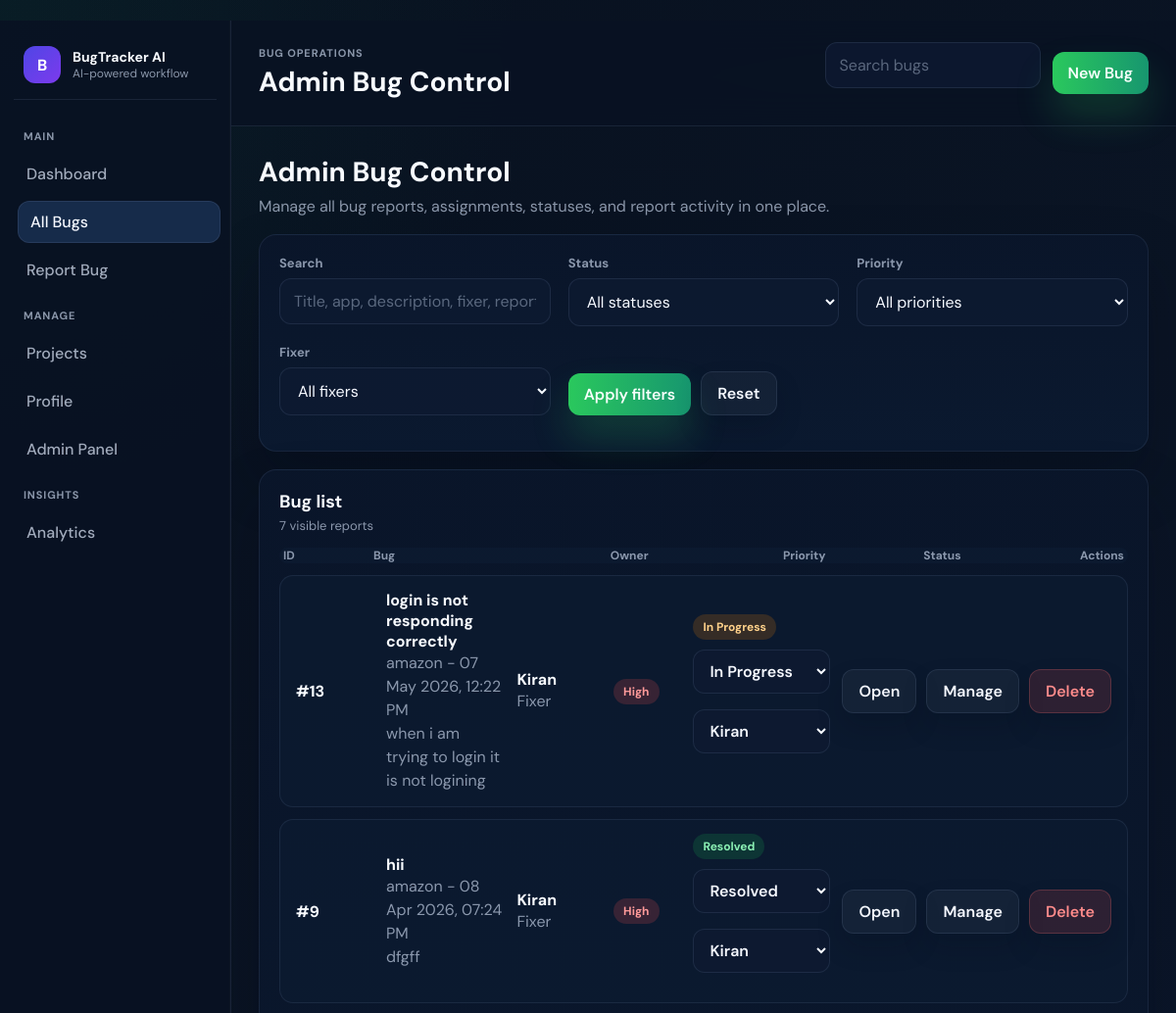
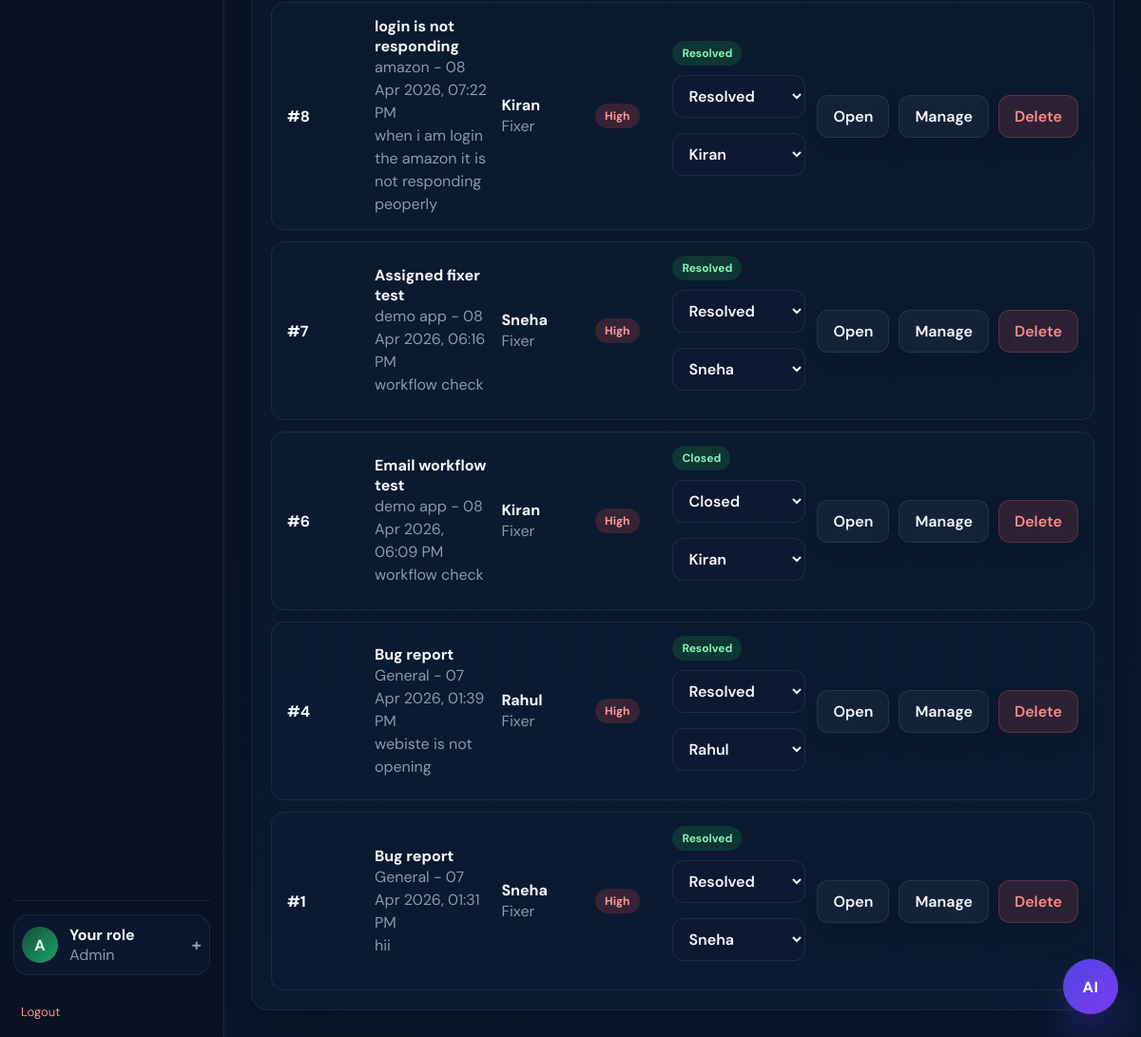
The page /view (signed in) on the database as committed earlier (2 pictures, top to bottom).
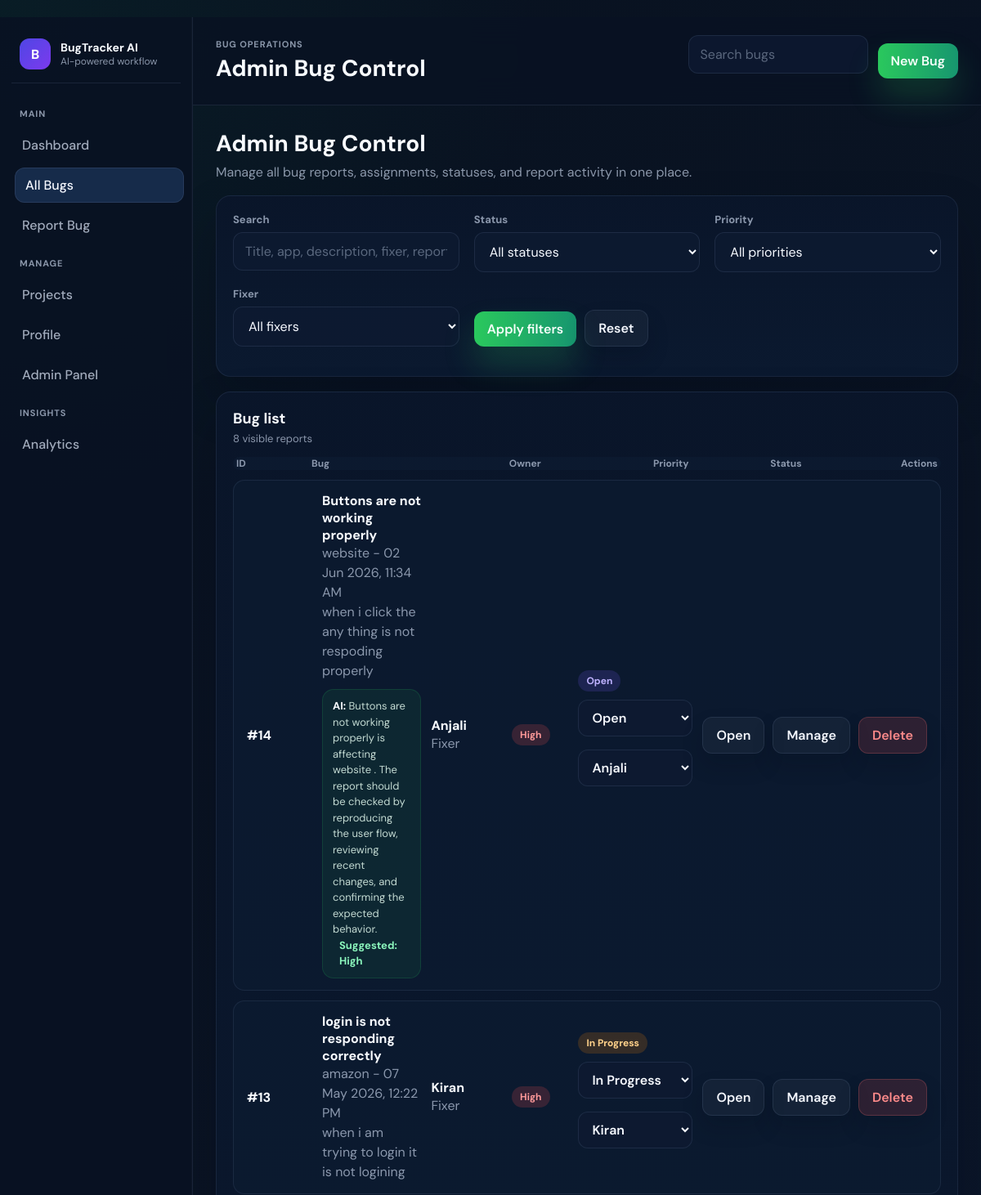
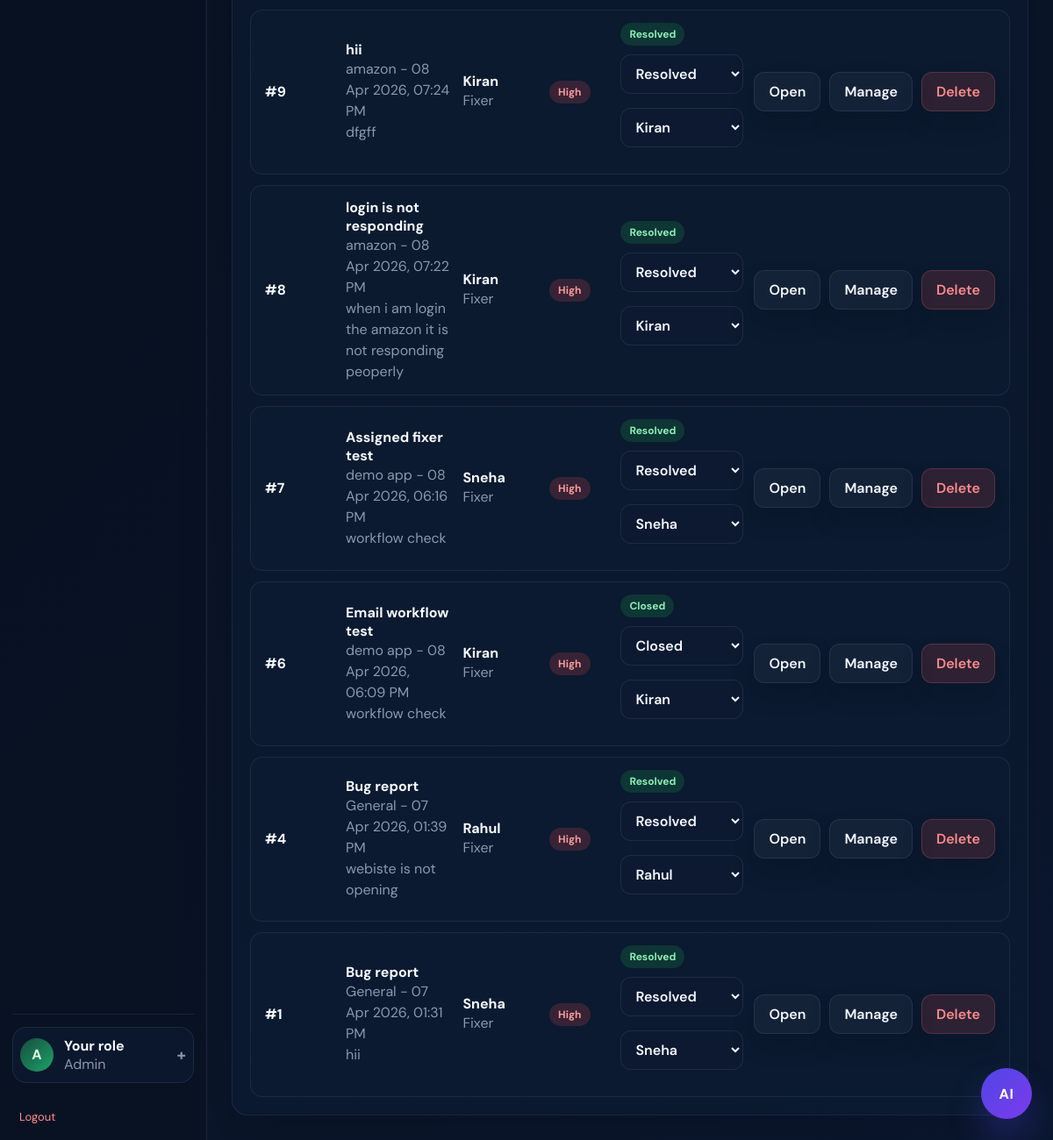
The same page on the database as committed later (2 pictures, top to bottom).
### tables this page shows
CREATE TABLE bugs (
        id INTEGER PRIMARY KEY AUTOINCREMENT,
        title TEXT,
        description TEXT,
        priority TEXT,
        status TEXT,
        assigned_to TEXT,
        created_at TEXT
    , reporter TEXT, app_name TEXT, steps TEXT, expected_result TEXT, actual_result TEXT, contact TEXT, resolution_note TEXT, fixed_at TEXT, screenshot_path TEXT, ai_summary TEXT, ai_priority TEXT, ai_suspected_cause TEXT, ai_fix_plan TEXT, ai_repro_steps TEXT, ai_resolution_summary TEXT);

CREATE TABLE users (
        id INTEGER PRIMARY KEY AUTOINCREMENT,
        username TEXT UNIQUE,
        password TEXT
    , email TEXT, role TEXT DEFAULT 'user');

### app.py (the view)
@app.route("/view")
def view_bugs():
    if not is_logged_in():
        return redirect(url_for("login"))
    status_filter = request.args.get("status", "").strip()
    priority_filter = request.args.get("priority", "").strip()
    search_query = request.args.get("q", "").strip()
    fixer_filter = request.args.get("fixer", "").strip() if is_admin() else ""
    if is_admin():
        bugs = get_all_bugs(status_filter, priority_filter, fixer_filter, search_query)
        page_title = "Admin Bug Control"
        page_subtitle = "Manage all bug reports, assignments, statuses, and report activity in one place."
    elif is_fixer():
        bugs = get_bugs_for_fixer(session["user"], status_filter, priority_filter, search_query)
        page_title = "Assigned Bugs"
        page_subtitle = "Review the bugs assigned to you, update progress, and close them when fixed."
    else:
        bugs = get_bugs_for_reporter(session["user"], status_filter, priority_filter, search_query)
        page_title = "My Bug Reports"
        page_subtitle = "Track every bug you submitted, see who is fixing it, and check the latest status update."
    return render_template(
        "reports.html",
        bugs=bugs,
        reporter_cards=build_reporter_bug_cards(bugs) if session.get("role", "user") == "user" else [],
        role=session.get("role", "user"),
        page_title=page_title,
        page_subtitle=page_subtitle,
        fixers=get_fixers(),
        active_page="bugs",
        filters={
            "status": status_filter,
            "priority": priority_filter,
            "q": search_query,
            "fixer": fixer_filter
        }
    )

### app.py (called while the page is built)
def is_logged_in():
    return "user" in session

def is_admin():
    return session.get("role") == "admin"

def format_display_name(username):
    if not username:
        return "Unassigned"
    if username in DISPLAY_NAME_MAP:
        return DISPLAY_NAME_MAP[username]
    cleaned = str(username).replace("_", " ").strip()
    return cleaned

def format_role_label(role):
    labels = {
        "admin": "Admin",
        "fixer": "Fixer",
        "user": "Reporter",
    }
    return labels.get(role, str(role).title())

@app.context_processor
def inject_display_helpers():
    return {
        "display_name": format_display_name,
        "role_label": format_role_label,
    }

### database.py (called while the page is built)
def get_connection():
    conn = sqlite3.connect(DB_NAME)
    conn.row_factory = sqlite3.Row
    return conn

def get_fixers():
    conn = get_connection()
    cursor = conn.cursor()
    cursor.execute("SELECT * FROM users WHERE role='fixer' ORDER BY username")
    users = cursor.fetchall()
    conn.close()
    return users

### templates/reports.html (shortened to what the changed rows need)
﻿{% extends "base.html" %}
{% block page_title %}{{ page_title }}{% endblock %}
{% block content %}
<div class="page-header">
    <h2>{{ page_title }}</h2>
</div>
<section class="list-card {% if role == 'user' %}reporter-tracker-shell{% endif %}" style="margin-top:18px;">
    <div class="table-toolbar">
        <div>
            <h3 class="card-title">{% if role == "user" %}Tracking board{% else %}Bug list{% endif %}</h3>
            <p class="card-subtitle">{{ bugs|length }} visible reports</p>
        </div>
    </div>
    {% if role == "user" %}
    <div class="reporter-card-grid">
        {% for item in reporter_cards %}
        <article class="reporter-ticket-card">
            <div class="reporter-ticket-head">
                <div>
                    <div class="eyebrow">Bug #{{ item.bug["id"] }}</div>
                    <h4>{{ item.bug["title"] or "Bug report" }}</h4>
                </div>
                <span class="badge badge-{{ item.bug['status']|lower|replace(' ', '-') }}">{{ item.bug["status"] }}</span>
            </div>
            <div class="meta-copy">{{ item.bug["app_name"] or "General project" }} • {{ item.bug["created_at"] }}</div>
            <p class="desc-copy">{{ item.bug["description"] }}</p>
            <div class="reporter-progress-strip">
                <div class="reporter-progress-head">
                    <span>Workflow progress</span>
                    <strong>{{ item.progress_percent }}%</strong>
                </div>
                <div class="bar-track reporter-progress-track">
                    <div class="bar-fill reporter-progress-fill" style="width: {{ item.progress_percent }}%;"></div>
                </div>
            </div>
            <div class="reporter-steps">
                {% for step in item.steps %}
                <div class="reporter-step {% if step.active %}active{% endif %} {% if step.current %}current{% endif %}">
                    <span></span>
                    <strong>{{ step.label }}</strong>
                </div>
                {% endfor %}
            </div>
            <div class="reporter-ticket-meta">
                <div class="reporter-meta-card">
                    <span>Assigned fixer</span>
                    <strong>{{ display_name(item.bug["assigned_to"]) }}</strong>
                </div>
                <div class="reporter-meta-card">
                    <span>Priority</span>
                    <strong>{{ item.bug["priority"] }}</strong>
                </div>
                <div class="reporter-meta-card">
                    <span>Next step</span>
                    <strong class="reporter-next-step">{{ item.next_step }}</strong>
                </div>
            </div>
            <div class="reporter-update-card">
                <span>Latest update</span>
                <p>{{ item.last_update }}</p>
                <div class="meta-copy">{{ item.last_update_at }}</div>
            </div>
            {% if item.events %}
            <div class="reporter-mini-timeline">
                {% for event in item.events %}
                <div class="reporter-mini-event">
                    <strong>{{ event["event_type"]|replace("_", " ")|title }}</strong>
                    <span>{{ event["created_at"] }}</span>
                </div>
                {% endfor %}
            </div>
            {% endif %}
            <div class="inline-actions">
                <a class="btn btn-ghost" href="{{ url_for('bug_detail', id=item.bug['id']) }}">Open details</a>
            </div>
        </article>
        {% else %}
        <div class="empty-state">No bug reports matched your filters.</div>
        {% endfor %}
    </div>
    {% else %}
    <div class="table-list">
        {% for bug in bugs %}
        <div class="table-row bug-row-card">
            <div><strong>#{{ bug["id"] }}</strong></div>
            <div>
                <strong>{{ bug["title"] or "Bug report" }}</strong>
                <div class="meta-copy">{{ bug["app_name"] or "General" }} - {{ bug["created_at"] }}</div>
                <div class="desc-copy">{{ bug["description"] }}</div>
                {% if bug["ai_summary"] %}
                <div class="ai-inline-note">
                    <strong>AI:</strong> {{ bug["ai_summary"] }}
                    {% if bug["ai_priority"] %}<span>Suggested: {{ bug["ai_priority"] }}</span>{% endif %}
                </div>
                {% endif %}
            </div>
            <div>
                {% if role == "fixer" %}
                <strong>{{ display_name(bug["reporter"]) }}</strong>
                <div class="meta-copy">Reporter</div>
                <div class="meta-copy">Assigned: {{ display_name(bug["assigned_to"]) }}</div>
                {% else %}
                <strong>{{ display_name(bug["assigned_to"]) }}</strong>
                <div class="meta-copy">Fixer</div>
                {% endif %}
            </div>
            <div><span class="badge badge-{{ bug['priority']|lower }}">{{ bug["priority"] }}</span></div>
            <div>
                <span class="badge badge-{{ bug['status']|lower|replace(' ', '-') }}">{{ bug["status"] }}</span>
                {% if role in ["fixer", "admin"] %}
                <form method="POST" action="{{ url_for('update_bug_status', id=bug['id']) }}" class="quick-status-form">
                    <select class="quick-status-select" name="status" onchange="this.form.submit()">
                        {% for status in ["Open", "In Progress", "Resolved", "Closed"] %}
                        <option value="{{ status }}" {% if bug["status"] == status %}selected{% endif %}>{{ status }}</option>
                        {% endfor %}
                    </select>
                </form>
                {% endif %}
                {% if role == "admin" %}
                <form method="POST" action="{{ url_for('reassign_bug', id=bug['id']) }}" class="quick-status-form">
                    <select class="quick-status-select" name="assigned_to" onchange="this.form.submit()">
                        {% for fixer in fixers %}
                        <option value="{{ fixer['username'] }}" {% if bug["assigned_to"] == fixer["username"] %}selected{% endif %}>{{ display_name(fixer["username"]) }}</option>
                        {% endfor %}
                    </select>
                </form>
                {% endif %}
            </div>
            <div class="inline-actions">
                <a class="btn btn-ghost" href="{{ url_for('bug_detail', id=bug['id']) }}">Open</a>
                {% if role in ["fixer", "admin"] %}
                <a class="btn" href="{{ url_for('edit_bug', id=bug['id']) }}">Manage</a>
                {% endif %}
                <a class="btn btn-danger" href="{{ url_for('delete_bug', id=bug['id']) }}">Delete</a>
            </div>
        </div>
        {% else %}
        <div class="empty-state">No bug reports matched your filters.</div>
        {% endfor %}
    </div>
    {% endif %}
</section>
{% endblock %}

### templates/base.html (shortened to what this page needs)
<!DOCTYPE html>
<html lang="en">
<head>
    <link rel="stylesheet" href="{{ url_for('static', filename='app.css', v='20260510-ai-polish') }}">
</head>
<body class="app-theme">
<div class="app-shell">
    <aside class="sidebar">
        <a href="{{ url_for('dashboard') }}" class="brand">
            <div class="brand-mark">B</div>
            <div>
                <strong>BugTracker AI</strong>
                <span>AI-powered workflow</span>
            </div>
        </a>
        <nav class="sidebar-nav">
            <div class="nav-section">Main</div>
            <a href="{{ url_for('dashboard') }}" class="nav-link {% if active_page == 'dashboard' %}active{% endif %}">Dashboard</a>
            <a href="{{ url_for('view_bugs') }}" class="nav-link {% if active_page == 'bugs' %}active{% endif %}">All Bugs</a>
            {% if role != "fixer" %}
            <a href="{{ url_for('add_bug') }}" class="nav-link {% if active_page == 'new-bug' %}active{% endif %}">Report Bug</a>
            {% endif %}
            <div class="nav-section">Manage</div>
            <a href="{{ url_for('projects') }}" class="nav-link {% if active_page == 'projects' %}active{% endif %}">Projects</a>
            <a href="{{ url_for('profile') }}" class="nav-link {% if active_page == 'profile' %}active{% endif %}">Profile</a>
            {% if role == "admin" %}
            <a href="{{ url_for('admin_panel') }}" class="nav-link {% if active_page == 'admin' %}active{% endif %}">Admin Panel</a>
            {% endif %}
            <div class="nav-section">Insights</div>
            <a href="{{ url_for('analytics') }}" class="nav-link {% if active_page == 'analytics' %}active{% endif %}">Analytics</a>
        </nav>
        <div class="sidebar-footer">
            <details class="sidebar-user-role">
                <summary class="sidebar-user-summary">
                    <div class="avatar">{{ role_label(role)[0] }}</div>
                    <div>
                        <strong>Your role</strong>
                        <span>{{ role_label(role) }}</span>
                    </div>
                    <span class="role-caret">+</span>
                </summary>
            </details>
            <a href="{{ url_for('logout') }}" class="logout-link sidebar-logout-button">Logout</a>
        </div>
    </aside>
    <main class="main-pane">
        <header class="topbar">
            <div>
                <p class="eyebrow">Bug operations</p>
                <h1>{% block page_title %}BugTracker AI{% endblock %}</h1>
            </div>
            <div class="topbar-actions">
                <form method="GET" action="{{ url_for('view_bugs') }}" class="topbar-search">
                    <input type="text" name="q" placeholder="Search bugs">
                </form>
                {% if role != "fixer" %}
                <a href="{{ url_for('add_bug') }}" class="btn btn-primary">New Bug</a>
                {% endif %}
            </div>
        </header>
        <section class="page-body">
            {% block content %}{% endblock %}
        </section>
    </main>
</div>
<button type="button" class="assistant-launcher" id="assistant-launcher">AI</button>
</body>
</html>

Rows that differ between the two databases and show on the page:
added bugs: reporter "Admin", id "14", title "Buttons are not working properly", app_name "website", created_at "02 Jun 2026, 11:34 AM", description "when i click the any thing is not respoding properly", ai_summary "Buttons are not working properly is affecting website . The report should be checked by reproducing the user flow, reviewing recent changes, and confirming the expected behavior.", ai_priority "High", assigned_to "Anjali", priority "High", status "Open"
Other text that changed with them:
{{ bugs|length }}: "7" → "8"
{{ role_label(role) }}: "Admin" → (not shown)
